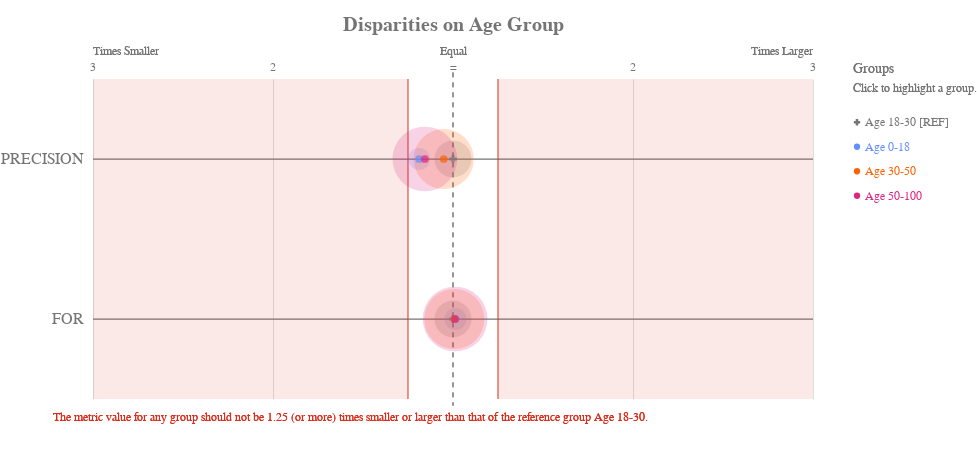

Notebook cell for this chart:
### Code cell
ap.disparity(bdf, metrics, 'Age Group', fairness_threshold = disparity_tolerance)

### Figure 1 — Vega-Lite specification as saved in the notebook (floating-point values rounded to 4 significant figures)
{"config": {"view": {"continuousWidth": 400, "continuousHeight": 300, "strokeWidth": 0}, "axisLeft": {"labelColor": "rgb(117,117,117)", "labelFont": "Arial", "labelFontSize": 16}, "title": {"align": "center", "baseline": "middle", "color": "rgb(117,117,117)", "font": "Arial", "fontSize": 20, "fontWeight": "bold"}}, "layer": [{"data": {"name": "data-350ed79bf9771e86190a53803c45c7fa"}, "mark": {"type": "rule", "stroke": "rgb(117,117,117)", "strokeWidth": 1.25, "tooltip": ""}, "encoding": {"x": {"type": "quantitative", "field": "x", "scale": {"domain": [-2, 2], "range": [40.0, 760.0]}}, "x2": {"field": "x2"}, "y": {"type": "nominal", "axis": {"domain": false, "labelAngle": 0, "labelPadding": -30, "orient": "left", "ticks": false, "title": ""}, "field": "metric", "scale": {"domain": ["PRECISION", "FOR"], "range": [40.0, 360.0]}}}}, {"data": {"name": "data-79dd248bdaa0ea02c535240e8ad022c8"}, "mark": {"type": "rule", "stroke": "rgb(117,117,117)", "strokeDash": [5, 5], "strokeWidth": 1}, "encoding": {"tooltip": {"value": "Age 18-30 [REF]"}, "x": {"value": 400.0}, "y": {"value": 33.33}, "y2": {"value": 366.7}}}, {"data": {"name": "data-c233327f4cd9b4c2df31bf8015c83e4a"}, "mark": {"type": "text", "align": "center", "color": "rgb(117,117,117)", "font": "Arial", "fontSize": 12, "fontWeight": "normal", "tooltip": ""}, "encoding": {"text": {"type": "nominal", "field": "label"}, "x": {"type": "quantitative", "field": "value", "scale": {"domain": [-2, 2], "range": [40.0, 760.0]}}, "y": {"value": 28.0}}}, {"layer": [{"mark": {"type": "text", "align": "left", "fill": "rgb(117,117,117)", "font": "Arial", "fontSize": 12, "fontWeight": "normal", "tooltip": ""}, "encoding": {"text": {"value": "Times Smaller"}, "x": {"value": 40.0}, "y": {"value": 12.0}}}, {"mark": {"type": "text", "align": "right", "fill": "rgb(117,117,117)", "font": "Arial", "fontSize": 12, "fontWeight": "normal", "tooltip": ""}, "encoding": {"text": {"value": "Times Larger"}, "x": {"value": 760.0}, "y": {"value": 12.0}}}, {"mark": {"type": "text", "align": "center", "fill": "rgb(117,117,117)", "font": "Arial", "fontSize": 12, "fontWeight": "normal", "tooltip": ""}, "encoding": {"text": {"value": "Equal"}, "x": {"value": 400.0}, "y": {"value": 12.0}}}], "data": {"name": "data-79dd248bdaa0ea02c535240e8ad022c8"}}, {"layer": [{"mark": {"type": "rule", "opacity": 0.8, "stroke": "rgb(217, 46, 28)", "strokeWidth": 1.25, "tooltip": ""}, "encoding": {"x": {"type": "quantitative", "field": "min", "scale": {"domain": [-2, 2], "range": [40.0, 760.0]}}, "y": {"value": 40.0}, "y2": {"value": 360.0}}}, {"mark": {"type": "rule", "opacity": 0.8, "stroke": "rgb(217, 46, 28)", "strokeWidth": 1.25, "tooltip": ""}, "encoding": {"x": {"type": "quantitative", "field": "max", "scale": {"domain": [-2, 2], "range": [40.0, 760.0]}}, "y": {"value": 40.0}, "y2": {"value": 360.0}}}, {"layer": [{"mark": {"type": "rect", "fill": "rgb(217, 46, 28)", "opacity": 0.1, "tooltip": ""}, "encoding": {"x": {"type": "quantitative", "field": "min", "scale": {"domain": [-2, 2], "range": [40.0, 760.0]}}, "x2": {"field": "lower_end"}, "y": {"value": 40.0}, "y2": {"value": 360.0}}}, {"mark": {"type": "rect", "fill": "rgb(217, 46, 28)", "opacity": 0.1, "tooltip": ""}, "encoding": {"x": {"type": "quantitative", "field": "max", "scale": {"domain": [-2, 2], "range": [40.0, 760.0]}}, "x2": {"field": "upper_end"}, "y": {"value": 40.0}, "y2": {"value": 360.0}}}]}, {"data": {"name": "data-79dd248bdaa0ea02c535240e8ad022c8"}, "mark": {"type": "text", "align": "left", "baseline": "top", "fill": "rgb(217, 46, 28)", "font": "Arial", "fontSize": 12, "fontWeight": "normal", "tooltip": ""}, "encoding": {"text": {"value": "The metric value for any group should not be 1.25 (or more) times smaller or larger than that of the reference group Age 18-30."}, "x": {"value": 0}, "y": {"value": 373.3}}}], "data": {"name": "data-feb20f5d4dfe62687617135ffee93d46"}}, {"layer": [{"mark": "circle"}, {"data": {"name": "data-401771e89d39dae5f8bc5a8db94c6a03"}, "mark": {"type": "circle", "opacity": 0.2}, "encoding": {"color": {"condition": {"type": "nominal", "field": "attribute_value", "legend": null, "scale": {"domain": ["Age 18-30", "Age 0-18", "Age 30-50", "Age 50-100"], "range": ["rgb(117,117,117)", "rgb(100, 143, 255)", "rgb(254, 97, 0)", "rgb(220, 38, 127)", "rgb(255, 176, 0)", "rgb(120, 94, 240)"]}, "selection": "selector043"}, "value": "rgb(224,224,224)"}, "size": {"type": "quantitative", "field": "group_size", "legend": null, "scale": {"domain": [0, 2082.0], "range": [0, 5027.0]}}, "tooltip": [{"type": "nominal", "field": "attribute_value", "title": "Group"}, {"type": "nominal", "field": "tooltip_group_size", "title": "Group Size"}, {"type": "nominal", "field": "tooltip_disparity_explanation_precision", "title": "Disparity"}, {"type": "quantitative", "field": "precision", "format": ".2f", "title": "PRECISION"}], "x": {"type": "quantitative", "axis": {"domain": false, "labels": false, "ticks": false, "title": null, "values": [1, 2, -2, -1]}, "field": "precision_disparity_scaled", "scale": {"domain": [-2, 2], "range": [40.0, 760.0]}}, "y": {"type": "nominal", "axis": {"domain": false, "grid": false, "labels": false, "ticks": false, "title": " "}, "field": "metric_variable", "scale": {"domain": ["PRECISION", "FOR"], "range": [40.0, 360.0]}}}, "selection": {"selector045": {"type": "multi", "empty": "all", "fields": ["attribute_value"]}}, "transform": [{"calculate": "'PRECISION'", "as": "metric_variable"}]}, {"data": {"name": "data-401771e89d39dae5f8bc5a8db94c6a03"}, "mark": {"type": "circle", "opacity": 0.2}, "encoding": {"color": {"condition": {"type": "nominal", "field": "attribute_value", "legend": null, "scale": {"domain": ["Age 18-30", "Age 0-18", "Age 30-50", "Age 50-100"], "range": ["rgb(117,117,117)", "rgb(100, 143, 255)", "rgb(254, 97, 0)", "rgb(220, 38, 127)", "rgb(255, 176, 0)", "rgb(120, 94, 240)"]}, "selection": "selector043"}, "value": "rgb(224,224,224)"}, "size": {"type": "quantitative", "field": "group_size", "legend": null, "scale": {"domain": [0, 2082.0], "range": [0, 5027.0]}}, "tooltip": [{"type": "nominal", "field": "attribute_value", "title": "Group"}, {"type": "nominal", "field": "tooltip_group_size", "title": "Group Size"}, {"type": "nominal", "field": "tooltip_disparity_explanation_for", "title": "Disparity"}, {"type": "quantitative", "field": "for", "format": ".2f", "title": "FOR"}], "x": {"type": "quantitative", "axis": {"domain": false, "labels": false, "ticks": false, "title": null, "values": [1, 2, -2, -1]}, "field": "for_disparity_scaled", "scale": {"domain": [-2, 2], "range": [40.0, 760.0]}}, "y": {"type": "nominal", "axis": {"domain": false, "grid": false, "labels": false, "ticks": false, "title": " "}, "field": "metric_variable", "scale": {"domain": ["PRECISION", "FOR"], "range": [40.0, 360.0]}}}, "selection": {"selector047": {"type": "multi", "empty": "all", "fields": ["attribute_value"]}}, "transform": [{"calculate": "'FOR'", "as": "metric_variable"}]}, {"layer": [{"mark": "point"}, {"data": {"name": "data-401771e89d39dae5f8bc5a8db94c6a03"}, "mark": {"type": "point", "filled": true, "size": 60}, "encoding": {"color": {"condition": {"type": "nominal", "field": "attribute_value", "legend": null, "scale": {"domain": ["Age 18-30", "Age 0-18", "Age 30-50", "Age 50-100"], "range": ["rgb(117,117,117)", "rgb(100, 143, 255)", "rgb(254, 97, 0)", "rgb(220, 38, 127)", "rgb(255, 176, 0)", "rgb(120, 94, 240)"]}, "selection": "selector043"}, "value": "rgb(224,224,224)"}, "shape": {"type": "nominal", "field": "attribute_value", "legend": null, "scale": {"domain": ["Age 18-30", "Age 0-18", "Age 30-50", "Age 50-100"], "range": ["cross", "circle", "circle", "circle"]}}, "tooltip": [{"type": "nominal", "field": "attribute_value", "title": "Group"}, {"type": "nominal", "field": "tooltip_group_size", "title": "Group Size"}, {"type": "nominal", "field": "tooltip_disparity_explanation_precision", "title": "Disparity"}, {"type": "quantitative", "field": "precision", "format": ".2f", "title": "PRECISION"}], "x": {"type": "quantitative", "axis": {"domain": false, "labels": false, "ticks": false, "title": null, "values": [1, 2, -2, -1]}, "field": "precision_disparity_scaled", "scale": {"domain": [-2, 2], "range": [40.0, 760.0]}}, "y": {"type": "nominal", "axis": {"domain": false, "grid": false, "labels": false, "ticks": false, "title": " "}, "field": "metric_variable", "scale": {"domain": ["PRECISION", "FOR"], "range": [40.0, 360.0]}}}, "selection": {"selector044": {"type": "multi", "empty": "all", "fields": ["attribute_value"]}}, "transform": [{"calculate": "'PRECISION'", "as": "metric_variable"}]}, {"data": {"name": "data-401771e89d39dae5f8bc5a8db94c6a03"}, "mark": {"type": "point", "filled": true, "size": 60}, "encoding": {"color": {"condition": {"type": "nominal", "field": "attribute_value", "legend": null, "scale": {"domain": ["Age 18-30", "Age 0-18", "Age 30-50", "Age 50-100"], "range": ["rgb(117,117,117)", "rgb(100, 143, 255)", "rgb(254, 97, 0)", "rgb(220, 38, 127)", "rgb(255, 176, 0)", "rgb(120, 94, 240)"]}, "selection": "selector043"}, "value": "rgb(224,224,224)"}, "shape": {"type": "nominal", "field": "attribute_value", "legend": null, "scale": {"domain": ["Age 18-30", "Age 0-18", "Age 30-50", "Age 50-100"], "range": ["cross", "circle", "circle", "circle"]}}, "tooltip": [{"type": "nominal", "field": "attribute_value", "title": "Group"}, {"type": "nominal", "field": "tooltip_group_size", "title": "Group Size"}, {"type": "nominal", "field": "tooltip_disparity_explanation_for", "title": "Disparity"}, {"type": "quantitative", "field": "for", "format": ".2f", "title": "FOR"}], "x": {"type": "quantitative", "axis": {"domain": false, "labels": false, "ticks": false, "title": null, "values": [1, 2, -2, -1]}, "field": "for_disparity_scaled", "scale": {"domain": [-2, 2], "range": [40.0, 760.0]}}, "y": {"type": "nominal", "axis": {"domain": false, "grid": false, "labels": false, "ticks": false, "title": " "}, "field": "metric_variable", "scale": {"domain": ["PRECISION", "FOR"], "range": [40.0, 360.0]}}}, "selection": {"selector046": {"type": "multi", "empty": "all", "fields": ["attribute_value"]}}, "transform": [{"calculate": "'FOR'", "as": "metric_variable"}]}]}]}, {"layer": [{"mark": {"type": "point", "filled": true, "opacity": 1, "size": 39.48}, "encoding": {"color": {"condition": {"type": "nominal", "field": "attribute_value", "legend": null, "scale": {"domain": ["Age 18-30", "Age 0-18", "Age 30-50", "Age 50-100"], "range": ["rgb(117,117,117)", "rgb(100, 143, 255)", "rgb(254, 97, 0)", "rgb(220, 38, 127)", "rgb(255, 176, 0)", "rgb(120, 94, 240)"]}, "selection": "selector043"}, "value": "rgb(224,224,224)"}, "shape": {"type": "nominal", "field": "attribute_value", "legend": null, "scale": {"domain": ["Age 18-30", "Age 0-18", "Age 30-50", "Age 50-100"], "range": ["cross", "circle", "circle", "circle"]}}, "x": {"value": 804}, "y": {"type": "nominal", "axis": {"domain": false, "grid": false, "labels": false, "ticks": false, "title": " "}, "field": "attribute_value", "scale": {"domain": ["Age 18-30", "Age 0-18", "Age 30-50", "Age 50-100"], "range": [71, 169]}}}, "selection": {"selector043": {"type": "multi", "empty": "all", "fields": ["attribute_value"]}}}, {"mark": {"type": "text", "align": "left", "baseline": "middle", "font": "Arial", "fontSize": 12, "fontWeight": "normal"}, "encoding": {"color": {"condition": {"type": "nominal", "field": "attribute_value", "legend": null, "scale": {"domain": ["Age 18-30", "Age 0-18", "Age 30-50", "Age 50-100"], "range": ["rgb(117,117,117)", "rgb(100, 143, 255)", "rgb(254, 97, 0)", "rgb(220, 38, 127)", "rgb(255, 176, 0)", "rgb(120, 94, 240)"]}, "selection": "selector043"}, "value": "rgb(224,224,224)"}, "text": {"type": "nominal", "field": "label"}, "x": {"value": 812}, "y": {"type": "nominal", "axis": {"domain": false, "grid": false, "labels": false, "ticks": false, "title": " "}, "field": "attribute_value", "scale": {"domain": ["Age 18-30", "Age 0-18", "Age 30-50", "Age 50-100"], "range": [71, 169]}}}, "selection": {"selector048": {"type": "multi", "empty": "all", "fields": ["attribute_value"]}}}, {"data": {"name": "data-79dd248bdaa0ea02c535240e8ad022c8"}, "mark": {"type": "text", "align": "left", "baseline": "middle", "color": "rgb(117,117,117)", "font": "Arial", "fontSize": 12, "fontWeight": "normal"}, "encoding": {"text": {"value": "Click to highlight a group."}, "x": {"value": 800}, "y": {"value": 49}}}, {"data": {"name": "data-79dd248bdaa0ea02c535240e8ad022c8"}, "mark": {"type": "text", "align": "left", "baseline": "middle", "color": "rgb(117,117,117)", "font": "Arial", "fontSize": 14, "fontWeight": "normal"}, "encoding": {"text": {"value": "Groups"}, "x": {"value": 800}, "y": {"value": 30}}}], "data": {"name": "data-150214d23ebd3e83c95cc487609fb601"}}], "height": 400, "padding": {"top": 15, "bottom": 10}, "resolve": {"scale": {"size": "independent", "y": "independent"}}, "title": "Disparities on Age Group", "width": 800, "$schema": "https://vega.github.io/schema/vega-lite/v4.8.1.json", "datasets": {"data-350ed79bf9771e86190a53803c45c7fa": [{"metric": "PRECISION", "x": -2, "x2": 2}, {"metric": "FOR", "x": -2, "x2": 2}], "data-79dd248bdaa0ea02c535240e8ad022c8": [{"a": 1, "b": 0}, {"a": 1, "b": 0}], "data-c233327f4cd9b4c2df31bf8015c83e4a": [{"value": 1, "label": 2}, {"value": 2, "label": 3}, {"value": -2, "label": 3}, {"value": -1, "label": 2}, {"value": 0, "label": "="}], "data-feb20f5d4dfe62687617135ffee93d46": [{"min": -0.25, "max": 0.25, "lower_end": -2, "upper_end": 2}], "data-401771e89d39dae5f8bc5a8db94c6a03": [{"attribute_name": "Age Group", "attribute_value": "Age 0-18", "group_size": 201, "total_entities": 4000, "precision": 0.6187, "for": 0.3871, "precision_disparity": 0.8416, "for_disparity": 1.014, "precision_disparity_scaled": -0.1882, "for_disparity_scaled": 0.01382, "tooltip_group_size": "201 (5.03%)", "tooltip_disparity_explanation_precision": "1.19 times smaller PRECISION than the reference group", "tooltip_disparity_explanation_for": "1.01 times larger FOR than the reference group"}, {"attribute_name": "Age Group", "attribute_value": "Age 18-30", "group_size": 569, "total_entities": 4000, "precision": 0.7351, "for": 0.3818, "precision_disparity": 1.0, "for_disparity": 1.0, "precision_disparity_scaled": 0.0, "for_disparity_scaled": 0.0, "tooltip_group_size": "569 (14.22%)", "tooltip_disparity_explanation_precision": "Reference group", "tooltip_disparity_explanation_for": "Reference group"}, {"attribute_name": "Age Group", "attribute_value": "Age 30-50", "group_size": 1495, "total_entities": 4000, "precision": 0.6993, "for": 0.3846, "precision_disparity": 0.9512, "for_disparity": 1.007, "precision_disparity_scaled": -0.05126, "for_disparity_scaled": 0.007326, "tooltip_group_size": "1,495 (37.38%)", "tooltip_disparity_explanation_precision": "1.05 times smaller PRECISION than the reference group", "tooltip_disparity_explanation_for": "1.01 times larger FOR than the reference group"}, {"attribute_name": "Age Group", "attribute_value": "Age 50-100", "group_size": 1735, "total_entities": 4000, "precision": 0.6358, "for": 0.3863, "precision_disparity": 0.8649, "for_disparity": 1.012, "precision_disparity_scaled": -0.1562, "for_disparity_scaled": 0.01174, "tooltip_group_size": "1,735 (43.38%)", "tooltip_disparity_explanation_precision": "1.16 times smaller PRECISION than the reference group", "tooltip_disparity_explanation_for": "1.01 times larger FOR than the reference group"}], "data-150214d23ebd3e83c95cc487609fb601": [{"attribute_value": "Age 18-30", "label": "Age 18-30 [REF]"}, {"attribute_value": "Age 0-18", "label": "Age 0-18"}, {"attribute_value": "Age 30-50", "label": "Age 30-50"}, {"attribute_value": "Age 50-100", "label": "Age 50-100"}]}}
